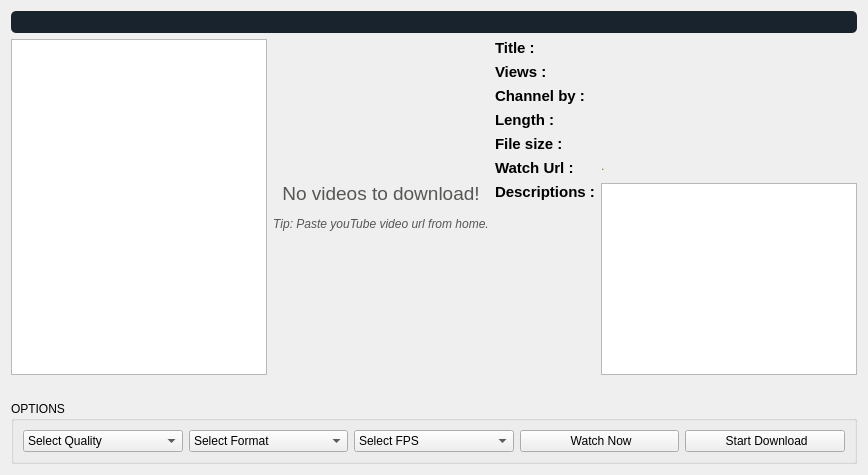
            <widget class="QWidget" name="stack_video">
             <attribute name="icon">
              <iconset resource="resource.qrc">
               <normaloff>:/myresource/resource/video_7.png</normaloff>:/myresource/resource/video_7.png</iconset>
             </attribute>
             <attribute name="title">
              <string>Video</string>
             </attribute>
             <layout class="QVBoxLayout" name="verticalLayout_5">
              <item>
               <widget class="QProgressBar" name="video_progressBar">
                <property name="styleSheet">
                 <string notr="true">QProgressBar:horizontal {
border-radius: 5px;
background:rgba(0,0,0,0.1);
color: white;
background-color: rgba(25, 35, 45, 1);

}
QProgressBar::chunk:horizontal {
background:rgb(228, 27, 27);
color: white;

}
QProgressBar 
{ 
color: white; 
border:none;
}
</string>
                </property>
                <property name="maximum">
                 <number>1</number>
                </property>
                <property name="value">
                 <number>-1</number>
                </property>
               </widget>
              </item>
              <item>
               <layout class="QHBoxLayout" name="horizontalLayout_46">
                <item>
                 <widget class="QGraphicsView" name="graphicsView_video">
                  <property name="sizePolicy">
                   <sizepolicy hsizetype="Preferred" vsizetype="Expanding">
                    <horstretch>0</horstretch>
                    <verstretch>0</verstretch>
                   </sizepolicy>
                  </property>
                  <property name="verticalScrollBarPolicy">
                   <enum>Qt::ScrollBarAlwaysOff</enum>
                  </property>
                  <property name="horizontalScrollBarPolicy">
                   <enum>Qt::ScrollBarAlwaysOff</enum>
                  </property>
                 </widget>
                </item>
                <item>
                 <widget class="QLabel" name="textBrowser_thumbnail_9">
                  <property name="sizePolicy">
                   <sizepolicy hsizetype="Preferred" vsizetype="Expanding">
                    <horstretch>0</horstretch>
                    <verstretch>0</verstretch>
                   </sizepolicy>
                  </property>
                  <property name="text">
                   <string>&lt;html&gt;&lt;head/&gt;&lt;body&gt;&lt;p align=&quot;center&quot;&gt;&lt;img src=&quot;:/myresource/resource/video_7.png&quot; height=&quot;50&quot;/&gt;&lt;/p&gt;&lt;p align=&quot;center&quot;&gt;&lt;span style=&quot; font-size:14pt; color:#555753;&quot;&gt;No videos to download!&lt;/span&gt;&lt;/p&gt;&lt;p align=&quot;center&quot;&gt;&lt;span style=&quot; font-style:italic; color:#555753;&quot;&gt;Tip: Paste youTube video url from home.&lt;/span&gt;&lt;/p&gt;&lt;/body&gt;&lt;/html&gt;</string>
                  </property>
                  <property name="scaledContents">
                   <bool>true</bool>
                  </property>
                  <property name="alignment">
                   <set>Qt::AlignCenter</set>
                  </property>
                 </widget>
                </item>
                <item>
                 <layout class="QGridLayout" name="gridLayout_5">
                  <item row="3" column="1">
                   <widget class="QLabel" name="video_length_5">
                    <property name="cursor">
                     <cursorShape>IBeamCursor</cursorShape>
                    </property>
                    <property name="text">
                     <string/>
                    </property>
                    <property name="alignment">
                     <set>Qt::AlignLeading|Qt::AlignLeft|Qt::AlignTop</set>
                    </property>
                    <property name="textInteractionFlags">
                     <set>Qt::TextBrowserInteraction</set>
                    </property>
                   </widget>
                  </item>
                  <item row="1" column="0">
                   <widget class="QLabel" name="label_3">
                    <property name="sizePolicy">
                     <sizepolicy hsizetype="Preferred" vsizetype="Preferred">
                      <horstretch>0</horstretch>
                      <verstretch>0</verstretch>
                     </sizepolicy>
                    </property>
                    <property name="font">
                     <font>
                      <pointsize>11</pointsize>
                      <weight>75</weight>
                      <bold>true</bold>
                     </font>
                    </property>
                    <property name="text">
                     <string>Views :</string>
                    </property>
                    <property name="alignment">
                     <set>Qt::AlignLeading|Qt::AlignLeft|Qt::AlignTop</set>
                    </property>
                    <property name="textInteractionFlags">
                     <set>Qt::TextBrowserInteraction</set>
                    </property>
                   </widget>
                  </item>
                  <item row="2" column="1">
                   <widget class="QLabel" name="by_channel">
                    <property name="cursor">
                     <cursorShape>IBeamCursor</cursorShape>
                    </property>
                    <property name="text">
                     <string/>
                    </property>
                    <property name="alignment">
                     <set>Qt::AlignLeading|Qt::AlignLeft|Qt::AlignTop</set>
                    </property>
                    <property name="openExternalLinks">
                     <bool>true</bool>
                    </property>
                    <property name="textInteractionFlags">
                     <set>Qt::TextBrowserInteraction</set>
                    </property>
                   </widget>
                  </item>
                  <item row="7" column="1">
                   <widget class="QTextEdit" name="descriptions">
                    <property name="sizePolicy">
                     <sizepolicy hsizetype="Preferred" vsizetype="Expanding">
                      <horstretch>0</horstretch>
                      <verstretch>0</verstretch>
                     </sizepolicy>
                    </property>
                    <property name="styleSheet">
                     <string notr="true"/>
                    </property>
                    <property name="readOnly">
                     <bool>true</bool>
                    </property>
                    <property name="html">
                     <string>&lt;!DOCTYPE HTML PUBLIC &quot;-//W3C//DTD HTML 4.0//EN&quot; &quot;http://www.w3.org/TR/REC-html40/strict.dtd&quot;&gt;
&lt;html&gt;&lt;head&gt;&lt;meta name=&quot;qrichtext&quot; content=&quot;1&quot; /&gt;&lt;style type=&quot;text/css&quot;&gt;
p, li { white-space: pre-wrap; }
&lt;/style&gt;&lt;/head&gt;&lt;body style=&quot; font-family:'Ubuntu'; font-size:11pt; font-weight:400; font-style:normal;&quot;&gt;
&lt;p style=&quot;-qt-paragraph-type:empty; margin-top:0px; margin-bottom:0px; margin-left:0px; margin-right:0px; -qt-block-indent:0; text-indent:0px;&quot;&gt;&lt;br /&gt;&lt;/p&gt;&lt;/body&gt;&lt;/html&gt;</string>
                    </property>
                   </widget>
                  </item>
                  <item row="0" column="1">
                   <widget class="QLabel" name="video_title_5">
                    <property name="font">
                     <font>
                      <pointsize>11</pointsize>
                      <weight>50</weight>
                      <bold>false</bold>
                     </font>
                    </property>
                    <property name="cursor">
                     <cursorShape>IBeamCursor</cursorShape>
                    </property>
                    <property name="text">
                     <string/>
                    </property>
                    <property name="alignment">
                     <set>Qt::AlignLeading|Qt::AlignLeft|Qt::AlignTop</set>
                    </property>
                    <property name="wordWrap">
                     <bool>false</bool>
                    </property>
                    <property name="textInteractionFlags">
                     <set>Qt::TextBrowserInteraction</set>
                    </property>
                   </widget>
                  </item>
                  <item row="5" column="1">
                   <widget class="QLabel" name="video_size_5">
                    <property name="cursor">
                     <cursorShape>IBeamCursor</cursorShape>
                    </property>
                    <property name="text">
                     <string/>
                    </property>
                    <property name="alignment">
                     <set>Qt::AlignLeading|Qt::AlignLeft|Qt::AlignTop</set>
                    </property>
                    <property name="wordWrap">
                     <bool>false</bool>
                    </property>
                    <property name="textInteractionFlags">
                     <set>Qt::TextBrowserInteraction</set>
                    </property>
                   </widget>
                  </item>
                  <item row="7" column="0">
                   <widget class="QLabel" name="label">
                    <property name="sizePolicy">
                     <sizepolicy hsizetype="Preferred" vsizetype="Preferred">
                      <horstretch>0</horstretch>
                      <verstretch>0</verstretch>
                     </sizepolicy>
                    </property>
                    <property name="font">
                     <font>
                      <pointsize>11</pointsize>
                      <weight>75</weight>
                      <bold>true</bold>
                     </font>
                    </property>
                    <property name="text">
                     <string>Descriptions :</string>
                    </property>
                    <property name="alignment">
                     <set>Qt::AlignLeading|Qt::AlignLeft|Qt::AlignTop</set>
                    </property>
                    <property name="textInteractionFlags">
                     <set>Qt::TextBrowserInteraction</set>
                    </property>
                   </widget>
                  </item>
                  <item row="3" column="0">
                   <widget class="QLabel" name="label_4">
                    <property name="sizePolicy">
                     <sizepolicy hsizetype="Preferred" vsizetype="Preferred">
                      <horstretch>0</horstretch>
                      <verstretch>0</verstretch>
                     </sizepolicy>
                    </property>
                    <property name="font">
                     <font>
                      <pointsize>11</pointsize>
                      <weight>75</weight>
                      <bold>true</bold>
                     </font>
                    </property>
                    <property name="text">
                     <string>Length :</string>
                    </property>
                    <property name="alignment">
                     <set>Qt::AlignLeading|Qt::AlignLeft|Qt::AlignTop</set>
                    </property>
                    <property name="textInteractionFlags">
                     <set>Qt::TextBrowserInteraction</set>
                    </property>
                   </widget>
                  </item>
                  <item row="1" column="1">
                   <widget class="QLabel" name="views">
                    <property name="cursor">
                     <cursorShape>IBeamCursor</cursorShape>
                    </property>
                    <property name="text">
                     <string/>
                    </property>
                    <property name="alignment">
                     <set>Qt::AlignLeading|Qt::AlignLeft|Qt::AlignTop</set>
                    </property>
                    <property name="textInteractionFlags">
                     <set>Qt::TextBrowserInteraction</set>
                    </property>
                   </widget>
                  </item>
                  <item row="5" column="0">
                   <widget class="QLabel" name="label_2">
                    <property name="sizePolicy">
                     <sizepolicy hsizetype="Preferred" vsizetype="Preferred">
                      <horstretch>0</horstretch>
                      <verstretch>0</verstretch>
                     </sizepolicy>
                    </property>
                    <property name="font">
                     <font>
                      <pointsize>11</pointsize>
                      <weight>75</weight>
                      <bold>true</bold>
                     </font>
                    </property>
                    <property name="text">
                     <string>File size :</string>
                    </property>
                    <property name="alignment">
                     <set>Qt::AlignLeading|Qt::AlignLeft|Qt::AlignTop</set>
                    </property>
                    <property name="textInteractionFlags">
                     <set>Qt::TextBrowserInteraction</set>
                    </property>
                   </widget>
                  </item>
                  <item row="2" column="0">
                   <widget class="QLabel" name="label_9">
                    <property name="sizePolicy">
                     <sizepolicy hsizetype="Preferred" vsizetype="Preferred">
                      <horstretch>0</horstretch>
                      <verstretch>0</verstretch>
                     </sizepolicy>
                    </property>
                    <property name="font">
                     <font>
                      <pointsize>11</pointsize>
                      <weight>75</weight>
                      <bold>true</bold>
                     </font>
                    </property>
                    <property name="text">
                     <string>Channel by :</string>
                    </property>
                    <property name="alignment">
                     <set>Qt::AlignLeading|Qt::AlignLeft|Qt::AlignTop</set>
                    </property>
                    <property name="textInteractionFlags">
                     <set>Qt::TextBrowserInteraction</set>
                    </property>
                   </widget>
                  </item>
                  <item row="0" column="0">
                   <widget class="QLabel" name="label_10">
                    <property name="sizePolicy">
                     <sizepolicy hsizetype="Preferred" vsizetype="Preferred">
                      <horstretch>0</horstretch>
                      <verstretch>0</verstretch>
                     </sizepolicy>
                    </property>
                    <property name="font">
                     <font>
                      <pointsize>11</pointsize>
                      <weight>75</weight>
                      <bold>true</bold>
                     </font>
                    </property>
                    <property name="text">
                     <string>Title :</string>
                    </property>
                    <property name="alignment">
                     <set>Qt::AlignLeading|Qt::AlignLeft|Qt::AlignTop</set>
                    </property>
                    <property name="textInteractionFlags">
                     <set>Qt::TextBrowserInteraction</set>
                    </property>
                   </widget>
                  </item>
                  <item row="6" column="0">
                   <widget class="QLabel" name="label_16">
                    <property name="sizePolicy">
                     <sizepolicy hsizetype="Preferred" vsizetype="Preferred">
                      <horstretch>0</horstretch>
                      <verstretch>0</verstretch>
                     </sizepolicy>
                    </property>
                    <property name="font">
                     <font>
                      <pointsize>11</pointsize>
                      <weight>75</weight>
                      <bold>true</bold>
                     </font>
                    </property>
                    <property name="text">
                     <string>Watch Url :</string>
                    </property>
                    <property name="alignment">
                     <set>Qt::AlignLeading|Qt::AlignLeft|Qt::AlignTop</set>
                    </property>
                    <property name="textInteractionFlags">
                     <set>Qt::TextBrowserInteraction</set>
                    </property>
                   </widget>
                  </item>
                  <item row="6" column="1">
                   <widget class="QLabel" name="watch_url">
                    <property name="cursor">
                     <cursorShape>IBeamCursor</cursorShape>
                    </property>
                    <property name="text">
                     <string>&lt;html&gt;&lt;head/&gt;&lt;body&gt;&lt;p&gt;&lt;span style=&quot; color:#4e9a06;&quot;&gt;.&lt;/span&gt;&lt;/p&gt;&lt;/body&gt;&lt;/html&gt;</string>
                    </property>
                    <property name="textFormat">
                     <enum>Qt::RichText</enum>
                    </property>
                    <property name="alignment">
                     <set>Qt::AlignLeading|Qt::AlignLeft|Qt::AlignTop</set>
                    </property>
                    <property name="wordWrap">
                     <bool>true</bool>
                    </property>
                    <property name="openExternalLinks">
                     <bool>true</bool>
                    </property>
                    <property name="textInteractionFlags">
                     <set>Qt::TextBrowserInteraction</set>
                    </property>
                   </widget>
                  </item>
                 </layout>
                </item>
               </layout>
              </item>
              <item>
               <spacer name="horizontalSpacer_18">
                <property name="orientation">
                 <enum>Qt::Vertical</enum>
                </property>
                <property name="sizeType">
                 <enum>QSizePolicy::Fixed</enum>
                </property>
                <property name="sizeHint" stdset="0">
                 <size>
                  <width>0</width>
                  <height>20</height>
                 </size>
                </property>
               </spacer>
              </item>
              <item>
               <widget class="QGroupBox" name="groupBox_9">
                <property name="sizePolicy">
                 <sizepolicy hsizetype="Preferred" vsizetype="Fixed">
                  <horstretch>0</horstretch>
                  <verstretch>0</verstretch>
                 </sizepolicy>
                </property>
                <property name="title">
                 <string>OPTIONS</string>
                </property>
                <layout class="QHBoxLayout" name="horizontalLayout_44">
                 <item>
                  <layout class="QGridLayout" name="gridLayout">
                   <item row="0" column="9">
                    <widget class="QPushButton" name="download_button_2">
                     <property name="sizePolicy">
                      <sizepolicy hsizetype="Preferred" vsizetype="Fixed">
                       <horstretch>0</horstretch>
                       <verstretch>0</verstretch>
                      </sizepolicy>
                     </property>
                     <property name="cursor">
                      <cursorShape>PointingHandCursor</cursorShape>
                     </property>
                     <property name="styleSheet">
                      <string notr="true"/>
                     </property>
                     <property name="text">
                      <string> Start Download</string>
                     </property>
                     <property name="icon">
                      <iconset resource="resource.qrc">
                       <normaloff>:/myresource/resource/icons8-download-from-cloud-90.png</normaloff>:/myresource/resource/icons8-download-from-cloud-90.png</iconset>
                     </property>
                     <property name="iconSize">
                      <size>
                       <width>25</width>
                       <height>25</height>
                      </size>
                     </property>
                    </widget>
                   </item>
                   <item row="0" column="5">
                    <widget class="QComboBox" name="select_quality_obj_2">
                     <property name="enabled">
                      <bool>true</bool>
                     </property>
                     <property name="cursor">
                      <cursorShape>PointingHandCursor</cursorShape>
                     </property>
                     <property name="styleSheet">
                      <string notr="true"/>
                     </property>
                     <property name="iconSize">
                      <size>
                       <width>20</width>
                       <height>20</height>
                      </size>
                     </property>
                     <item>
                      <property name="text">
                       <string>Select Quality</string>
                      </property>
                      <property name="icon">
                       <iconset resource="resource.qrc">
                        <normaloff>:/myresource/resource/icons8-ok-144.png</normaloff>:/myresource/resource/icons8-ok-144.png</iconset>
                      </property>
                     </item>
                    </widget>
                   </item>
                   <item row="0" column="6">
                    <widget class="QComboBox" name="select_format_obj_2">
                     <property name="cursor">
                      <cursorShape>PointingHandCursor</cursorShape>
                     </property>
                     <property name="styleSheet">
                      <string notr="true"/>
                     </property>
                     <property name="iconSize">
                      <size>
                       <width>20</width>
                       <height>20</height>
                      </size>
                     </property>
                     <item>
                      <property name="text">
                       <string>Select Format</string>
                      </property>
                      <property name="icon">
                       <iconset resource="resource.qrc">
                        <normaloff>:/myresource/resource/video_7.png</normaloff>:/myresource/resource/video_7.png</iconset>
                      </property>
                     </item>
                    </widget>
                   </item>
                   <item row="0" column="7">
                    <widget class="QComboBox" name="select_fps_obj_2">
                     <property name="cursor">
                      <cursorShape>PointingHandCursor</cursorShape>
                     </property>
                     <property name="styleSheet">
                      <string notr="true"/>
                     </property>
                     <property name="iconSize">
                      <size>
                       <width>20</width>
                       <height>20</height>
                      </size>
                     </property>
                     <item>
                      <property name="text">
                       <string>Select FPS</string>
                      </property>
                      <property name="icon">
                       <iconset resource="resource.qrc">
                        <normaloff>:/myresource/resource/icons8-tick-box-120.png</normaloff>:/myresource/resource/icons8-tick-box-120.png</iconset>
                      </property>
                     </item>
                    </widget>
                   </item>
                   <item row="0" column="8">
                    <widget class="QPushButton" name="play_from_videos">
                     <property name="sizePolicy">
                      <sizepolicy hsizetype="Preferred" vsizetype="Fixed">
                       <horstretch>0</horstretch>
                       <verstretch>0</verstretch>
                      </sizepolicy>
                     </property>
                     <property name="cursor">
                      <cursorShape>PointingHandCursor</cursorShape>
                     </property>
                     <property name="styleSheet">
                      <string notr="true"/>
                     </property>
                     <property name="text">
                      <string> Watch Now</string>
                     </property>
                     <property name="icon">
                      <iconset resource="resource.qrc">
                       <normaloff>:/myresource/resource/icons8-play-100.png</normaloff>:/myresource/resource/icons8-play-100.png</iconset>
                     </property>
                     <property name="iconSize">
                      <size>
                       <width>25</width>
                       <height>25</height>
                      </size>
                     </property>
                    </widget>
                   </item>
                  </layout>
                 </item>
                </layout>
               </widget>
              </item>
             </layout>
            </widget>
